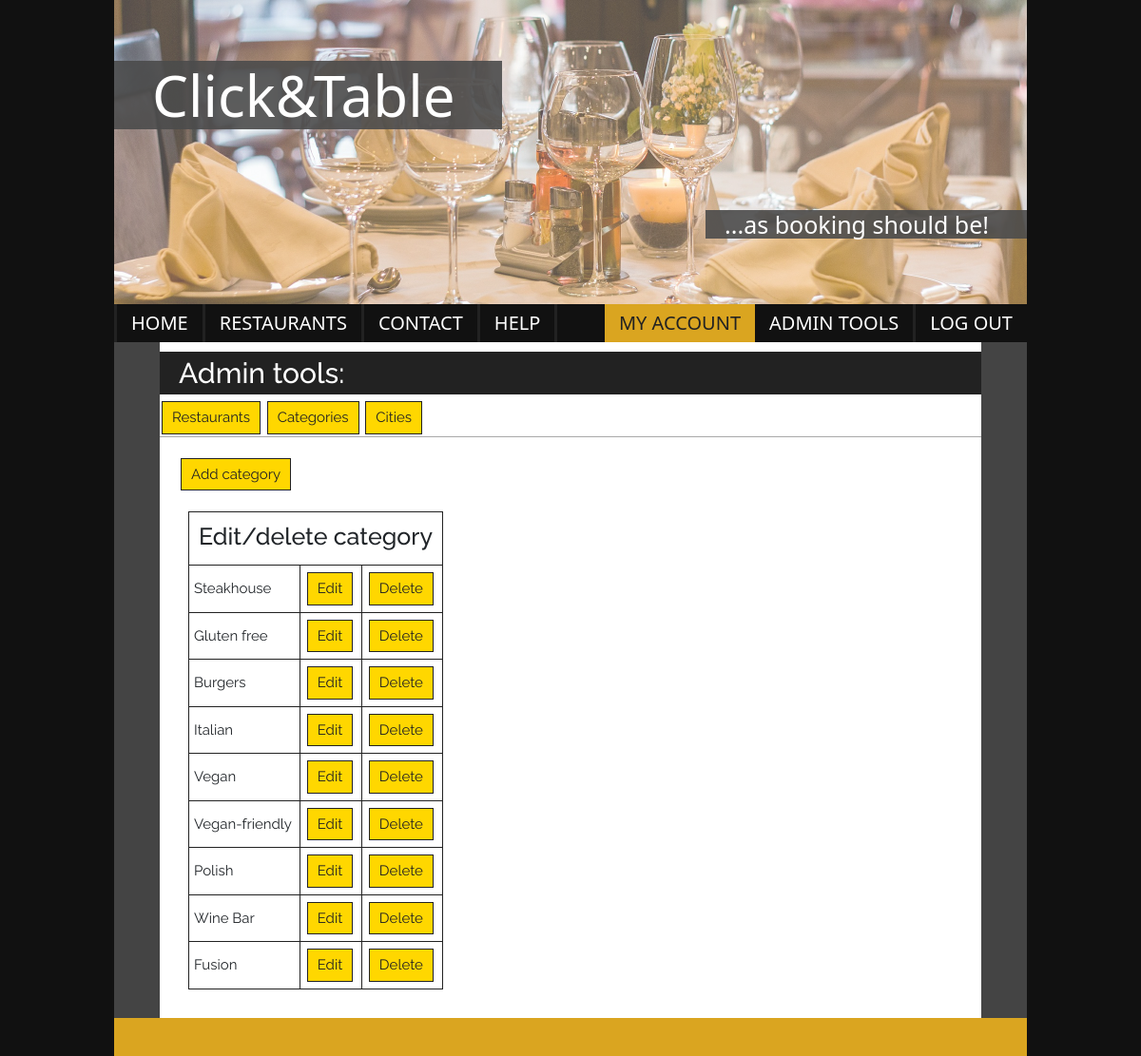
Screenshot of /admin_categories/ (signed in) with the database file from the repository.
### click_and_table/models.py (models this page shows, shortened)
class Category(models.Model):
    name = models.CharField(max_length=64)

### click_and_table/views.py (the view)
# urls.py: path('admin_categories/', AdminCategoriesView.as_view(), name="admin_categories"),
class AdminCategoriesView(View):
    def get(self, request):
        categories = Category.objects.all()
        return render(request, 'admin_categories.html', {'categories': categories})

### templates/admin_categories.html
{% extends 'admin_tools.html' %}
{% block content %}
    <a href="{% url 'category_add' %}">Add category</a>
    <section class="categories-lst-admin">
        <table>
            <tr>
                <th colspan="3"><h3>Edit/delete category</h3></th>
            </tr>
            {% for category in categories %}
            <tr>
                <td>{{ category.name }}</td>
                <td><a href="{% url 'category_edit' category.pk %}">Edit</a></td>
                <td><a href="{% url 'category_delete' category.id %}">Delete</a></td>
            </tr>
            {% endfor %}
        </table>
    </section>
{% endblock %}

### templates/__base__.html (shortened to what this page needs)
{% load static %}
<!DOCTYPE html>
<html lang="en">
<head>
    <link href="https://cdn.jsdelivr.net/npm/bootstrap@5.0.1/dist/css/bootstrap.min.css" rel="stylesheet"
>
    <link rel="stylesheet" href="https://cdnjs.cloudflare.com/ajax/libs/datepicker/0.6.5/datepicker.min.css"
/>
    <link rel="stylesheet" href="{% static 'css/style.css' %}">
</head>
<header>
    <h1>Click&Table</h1>
    <h2>...as booking should be!</h2>
</header>
<body>
<nav>
    <section class="menu">
        <a href="/" class="btn-home">Home</a>
        <a href="{% url 'restaurant_list' %}" class="btn-restaurants">Restaurants</a>
        <a href="{% url 'contact_us' %}" class="btn-contact">Contact</a>
        <a href="{% url 'help' %}" class="btn-help">Help</a>
    </section>
    <section class="login">
        {% if user.is_authenticated %}
            <a class="login-btn btn-account" href="{% url 'my_account' %}">My account</a>
            {% for group in user.groups.all %}
                {% if group.name == "Admin" %}
                    <a class="login-btn btn-admin" href="{% url 'admin_tools' %}">Admin tools</a>
                {% endif %}
            {% endfor %}
            <a class="login-btn btn-logout" href="{% url 'logout' %}">Log out</a>>
        {% else %}
            <a class="login-btn btn-login" href="{% url 'login' %}?next={{ request.path }}}">Log in</a>
            <a class="login-btn btn-register" href="{% url 'registration' %}">Register</a>
        {% endif %}
    </section>
</nav>
<main>
    {% block main %}{% endblock %}
</main>
</body>
<footer>
</footer>
</html>

### click_and_table/static/css/style.css (style rules this page uses)
* { margin: 0; padding: 0; box-sizing: border-box; }
html { font-size: 10px; font-family: 'Raleway', 'Arial', sans-serif; background-color: #111; }
body { width: 80vw; max-width: 1280px; margin: 0 auto; }
header { position: relative; height: 40vh; background-image: url('../images/restaurant-449952_1920.jpg'); background-size: cover; opacity: 0.7; text-align: left; background-position: 50% 75%; }
header h1 { position: absolute; left: 0; top: 20%; display: inline-block; font-size: 6rem; color: white; background-color: rgba(0, 0, 0, 0.9); padding: 0 50px 0 40px; }
header h2 { position: absolute; right: 0; bottom: 20%; display: inline-block; color: white; font-size: 2.5rem; background-color: rgba(0, 0, 0, 0.9); padding: 0 40px 0 20px; text-align: center; }
main { position: relative; max-width: 1280px; background-color: #444; }
nav { background-color: #111; font-size: 0; }
.menu a, .login a { display: inline-block; padding: 5px 15px; text-decoration: none; font-size: 20px; text-transform: uppercase; font-weight: 500; }
.menu a, .btn-register, .btn-logout, .btn-admin { color: white; }
.btn-admin { border-right: solid #222; }
.btn-home { border-left: solid #222222; }
.menu a { border-right: solid #222; }
.btn-login, .btn-account { background-color: goldenrod; color: #222; }
.menu { float: left; font-size: 0; }
.login { text-align: right; font-size: 0; }
.admin h3 { font-size: 2.5rem; line-height: 3rem; font-family: 'Raleway', 'Arial', sans-serif; }
.admin a { display: inline-block; background-color: gold; border: #222 solid 1px; margin: 2px; padding: 5px 10px; text-decoration: none; color: #222222; font-size: 1.5rem; font-family: 'Raleway', 'Arial', sans-serif; }
.admin table { margin: 20px 10px; font-family: 'Raleway', 'Arial', sans-serif; border: #222 solid 1px; }
.admin th { border: #222 solid 1px; font-size: 1.5rem; padding: 5px; width: auto; }
.admin td { border: #222 solid 1px; font-size: 1.5rem; padding: 5px; width: auto; }
.admin table h3 { padding: 5px; }
.my-account th, td { border: #222 solid 1px; font-size: 1.5rem; padding: 5px; width: auto; }
footer { height: 5vh; background-color: goldenrod; }

### rows the page displays
Category: name "Steakhouse"
Category: name "Gluten free"
Category: name "Burgers"
Category: name "Italian"
Category: name "Vegan"
Category: name "Vegan-friendly"
Category: name "Polish"
Category: name "Wine Bar"
Category: name "Fusion"
